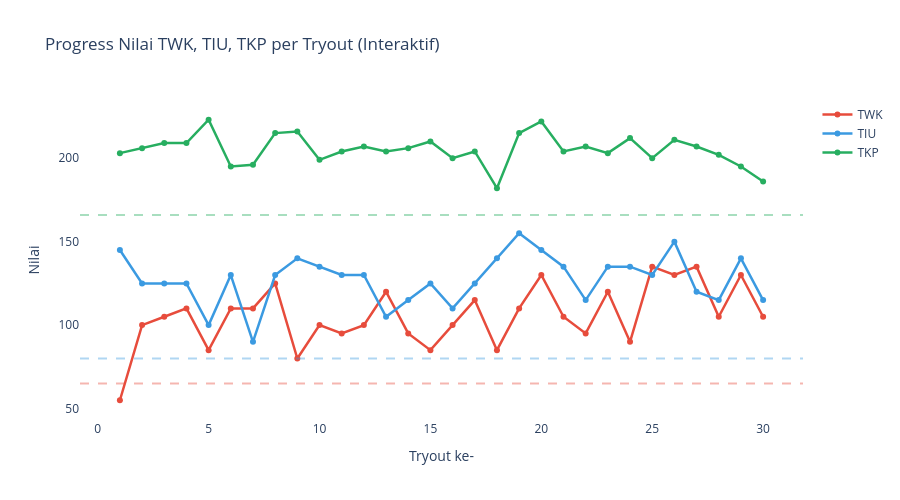

The notebook cell saved with this chart:
### Code cell
import plotly.graph_objects as go

fig = go.Figure()

fig.add_trace(go.Scatter(x=df["No"], y=df["TWK"], mode='lines+markers', name='TWK', line=dict(color='#E74C3C', width=2.5)))
fig.add_trace(go.Scatter(x=df["No"], y=df["TIU"], mode='lines+markers', name='TIU', line=dict(color='#3B9AE1', width=2.5)))
fig.add_trace(go.Scatter(x=df["No"], y=df["TKP"], mode='lines+markers', name='TKP', line=dict(color='#27AE60', width=2.5)))

fig.add_hline(y=PG_TWK, line_dash="dash", line_color="#E74C3C", opacity=0.4)
fig.add_hline(y=PG_TIU, line_dash="dash", line_color="#3B9AE1", opacity=0.4)
fig.add_hline(y=PG_TKP, line_dash="dash", line_color="#27AE60", opacity=0.4)

fig.update_layout(
    title="Progress Nilai TWK, TIU, TKP per Tryout (Interaktif)",
    xaxis_title="Tryout ke-", yaxis_title="Nilai",
    plot_bgcolor='white', paper_bgcolor='white',
    hovermode='x unified', height=500
)
fig.show()

### Figure 1 — Plotly figure (JSON) as saved in the notebook; plotly's stock layout.template omitted (floating-point values rounded to 4 significant figures)
{"data": [{"line": {"color": "#E74C3C", "width": 2.5}, "mode": "lines+markers", "name": "TWK", "type": "scatter", "x": [1, 2, 3, 4, 5, 6, 7, 8, 9, 10, 11, 12, 13, 14, 15, 16, 17, 18, 19, 20, 21, 22, 23, 24, 25, 26, 27, 28, 29, 30], "y": [55.0, 100.0, 105.0, 110.0, 85.0, 110.0, 110.0, 125.0, 80.0, 100.0, 95.0, 100.0, 120.0, 95.0, 85.0, 100.0, 115.0, 85.0, 110.0, 130.0, 105.0, 95.0, 120.0, 90.0, 135.0, 130.0, 135.0, 105.0, 130.0, 105.0]}, {"line": {"color": "#3B9AE1", "width": 2.5}, "mode": "lines+markers", "name": "TIU", "type": "scatter", "x": [1, 2, 3, 4, 5, 6, 7, 8, 9, 10, 11, 12, 13, 14, 15, 16, 17, 18, 19, 20, 21, 22, 23, 24, 25, 26, 27, 28, 29, 30], "y": [145.0, 125.0, 125.0, 125.0, 100.0, 130.0, 90.0, 130.0, 140.0, 135.0, 130.0, 130.0, 105.0, 115.0, 125.0, 110.0, 125.0, 140.0, 155.0, 145.0, 135.0, 115.0, 135.0, 135.0, 130.0, 150.0, 120.0, 115.0, 140.0, 115.0]}, {"line": {"color": "#27AE60", "width": 2.5}, "mode": "lines+markers", "name": "TKP", "type": "scatter", "x": [1, 2, 3, 4, 5, 6, 7, 8, 9, 10, 11, 12, 13, 14, 15, 16, 17, 18, 19, 20, 21, 22, 23, 24, 25, 26, 27, 28, 29, 30], "y": [203.0, 206.0, 209.0, 209.0, 223.0, 195.0, 196.0, 215.0, 216.0, 199.0, 204.0, 207.0, 204.0, 206.0, 210.0, 200.0, 204.0, 182.0, 215.0, 222.0, 204.0, 207.0, 203.0, 212.0, 200.0, 211.0, 207.0, 202.0, 195.0, 186.0]}], "layout": {"height": 500, "hovermode": "x unified", "paper_bgcolor": "white", "plot_bgcolor": "white", "shapes": [{"line": {"color": "#E74C3C", "dash": "dash"}, "opacity": 0.4, "type": "line", "x0": 0, "x1": 1, "xref": "x domain", "y0": 65, "y1": 65, "yref": "y"}, {"line": {"color": "#3B9AE1", "dash": "dash"}, "opacity": 0.4, "type": "line", "x0": 0, "x1": 1, "xref": "x domain", "y0": 80, "y1": 80, "yref": "y"}, {"line": {"color": "#27AE60", "dash": "dash"}, "opacity": 0.4, "type": "line", "x0": 0, "x1": 1, "xref": "x domain", "y0": 166, "y1": 166, "yref": "y"}], "title": {"text": "Progress Nilai TWK, TIU, TKP per Tryout (Interaktif)"}, "xaxis": {"title": {"text": "Tryout ke-"}}, "yaxis": {"title": {"text": "Nilai"}}}}
